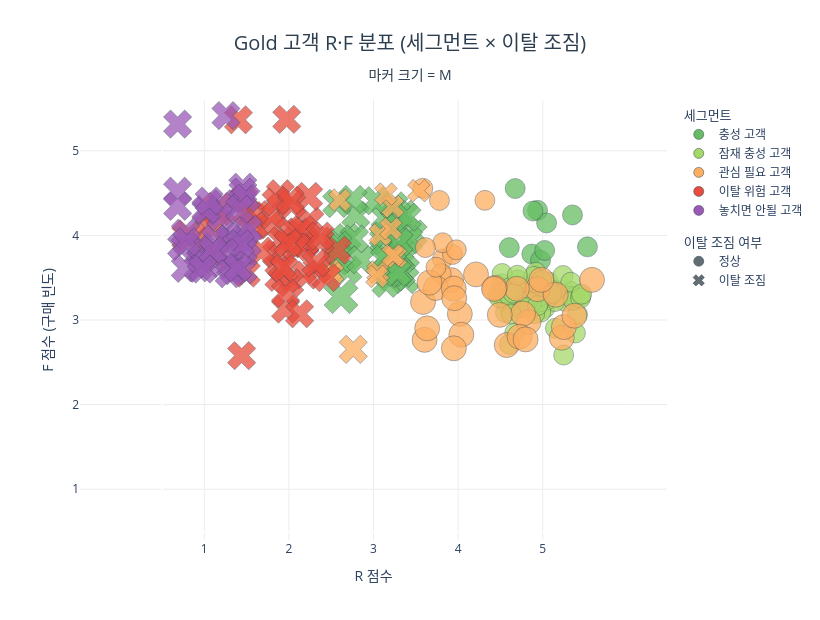

Notebook code cell kept with this figure:
### Code cell
fig = go.Figure()

seg_list = ['충성 고객', '잠재 충성 고객', '관심 필요 고객', '이탈 위험 고객', '놓치면 안될 고객']
symbol_map = {False: 'circle', True: 'x'}

# 데이터 트레이스 (legend 미표시)
for seg in seg_list:
    for is_churn in [False, True]:
        sub = h5_plot[(h5_plot['세그먼트'] == seg) & (h5_plot['이탈조짐'] == is_churn)]
        if len(sub) == 0:
            continue
        fig.add_trace(go.Scatter(
            x=sub['R_scale'],
            y=sub['F_scale'],
            mode='markers',
            name=seg,
            showlegend=False,
            marker=dict(
                color=seg_color_gold[seg],
                symbol=symbol_map[is_churn],
                size=sub['M'] * 5 + 5,
                opacity=0.75,
                line=dict(color='#2c3e50', width=0.5)
            )
        ))

# 세그먼트 legend
for seg in seg_list:
    fig.add_trace(go.Scatter(
        x=[None], y=[None],
        mode='markers',
        name=seg,
        legendgroup='세그먼트',
        legendgrouptitle=dict(text='세그먼트'),
        marker=dict(
            color=seg_color_gold[seg],
            symbol='circle',
            size=10,
            line=dict(color='#2c3e50', width=0.5)
        )
    ))

# 이탈조짐 legend
for is_churn, symbol, label in [(False, 'circle', '정상'), (True, 'x', '이탈 조짐')]:
    fig.add_trace(go.Scatter(
        x=[None], y=[None],
        mode='markers',
        name=label,
        legendgroup='이탈조짐',
        legendgrouptitle=dict(text='이탈 조짐 여부'),
        marker=dict(
            color='#636e72',
            symbol=symbol,
            size=10,
            line=dict(color='#2c3e50', width=0.5)
        )
    ))

fig.update_layout(
    title=dict(
        text='Gold 고객 R·F 분포 (세그먼트 × 이탈 조짐)<br><sub>마커 크기 = M</sub>',
        font=dict(size=20, color='#2c3e50'),
        x=0.5,
        xanchor='center'
    ),
    xaxis=dict(
        title='R 점수',
        gridcolor='#ececec',
        tickvals=[0.5, 1.5, 2.5, 3.5, 4.5],
        ticktext=['1', '2', '3', '4', '5'],
        range=[-0.1, 5.1]
    ),
    yaxis=dict(
        title='F 점수 (구매 빈도)',
        gridcolor='#ececec',
        tickvals=[0.5, 1.5, 2.5, 3.5, 4.5],
        ticktext=['1', '2', '3', '4', '5'],
        scaleanchor='x',
        scaleratio=1,
        range=[-0.1, 5.1]
    ),
    plot_bgcolor='white',
    width=820,
    height=620,
    legend=dict(
        x=1.02, y=1,
        xanchor='left', yanchor='top',
        tracegroupgap=12
    )
)
fig.show()

### Figure 1 — Plotly figure (JSON) as saved in the notebook; plotly's stock layout.template omitted (floating-point values rounded to 4 significant figures)
{"data": [{"marker": {"color": "#66bd63", "line": {"color": "#2c3e50", "width": 0.5}, "opacity": 0.75, "size": [20, 20, 20, 20, 20, 20, 20, 20, 20, 20], "symbol": "circle"}, "mode": "markers", "name": "충성 고객", "showlegend": false, "type": "scatter", "x": [4.371, 4.474, 4.852, 4.439, 4.546, 4.385, 4.523, 4.105, 5.028, 4.174], "y": [3.279, 3.205, 3.742, 3.796, 3.647, 3.788, 3.322, 3.355, 3.364, 4.054]}, {"marker": {"color": "#66bd63", "line": {"color": "#2c3e50", "width": 0.5}, "opacity": 0.75, "size": [30, 25, 25, 25, 25, 25, 25, 25, 25, 25, 30, 25, 25, 25, 25, 25, 25, 25, 25, 25, 25, 25, 25, 25, 25, 25, 25, 25, 25, 25, 25, 25, 25, 25, 25, 25], "symbol": "x"}, "mode": "markers", "name": "충성 고객", "showlegend": false, "type": "scatter", "x": [2.116, 2.073, 2.196, 2.083, 2.812, 2.189, 2.291, 2.276, 2.107, 2.638, 2.724, 2.872, 2.649, 2.855, 2.079, 2.712, 2.967, 2.649, 2.62, 2.354, 2.776, 2.877, 2.742, 2.829, 2.618, 2.797, 2.066, 2.915, 2.895, 2.528, 2.791, 2.805, 2.258, 2.633, 2.803, 2.778], "y": [2.776, 3.193, 3.095, 3.422, 3.331, 3.473, 3.737, 3.457, 3.226, 3.71, 3.042, 2.979, 3.239, 3.749, 3.382, 3.065, 3.516, 2.933, 3.436, 3.211, 3.754, 3.261, 3.849, 3.05, 3.491, 3.586, 3.877, 3.449, 3.714, 3.909, 3.244, 3.073, 3.924, 3.216, 3.419, 3.063]}, {"marker": {"color": "#a6d96a", "line": {"color": "#2c3e50", "width": 0.5}, "opacity": 0.75, "size": [20, 20, 20, 20, 20, 20, 20, 20, 20, 20, 20, 20, 20, 20, 20, 20, 20, 20, 20, 20, 20, 20, 20, 20, 20, 20, 20, 20, 20, 20, 20, 20, 20, 20, 20, 20, 20, 20, 20, 20, 20, 20, 20, 20, 20, 20, 20, 20, 20, 20, 20, 20, 20, 20, 20, 20, 20, 20, 20, 20, 20, 20, 20, 20, 20], "symbol": "circle"}, "mode": "markers", "name": "잠재 충성 고객", "showlegend": false, "type": "scatter", "x": [4.524, 4.758, 4.215, 4.458, 4.395, 4.29, 4.015, 4.07, 4.002, 4.826, 4.844, 4.439, 4.169, 4.82, 4.038, 4.203, 4.274, 4.42, 4.644, 4.541, 4.387, 4.138, 4.88, 4.91, 4.406, 4.108, 4.651, 4.567, 4.477, 4.389, 4.74, 4.205, 4.416, 4.4, 4.886, 4.295, 4.393, 4.06, 4.378, 4.405, 4.95, 4.021, 4.65, 4.86, 4.747, 4.461, 3.965, 3.988, 4.425, 4.486, 4.831, 4.468, 4.368, 4.106, 4.193, 4.106, 4.323, 4.151, 4.2, 4.287, 4.126, 4.947, 4.439, 4.609, 4.96], "y": [2.639, 2.722, 2.777, 2.881, 2.814, 2.887, 2.927, 2.706, 2.798, 2.842, 2.777, 2.743, 2.347, 2.782, 2.85, 2.641, 2.649, 3.064, 2.719, 2.732, 2.848, 2.744, 2.776, 2.566, 2.663, 2.212, 2.852, 2.949, 2.593, 2.881, 3.026, 2.974, 2.814, 2.86, 2.347, 2.818, 3.016, 2.587, 2.815, 2.574, 2.783, 3.049, 2.403, 2.734, 2.086, 2.714, 2.805, 2.763, 2.851, 2.97, 2.946, 2.781, 2.711, 2.878, 2.886, 2.787, 2.721, 2.817, 3.029, 2.648, 2.572, 2.759, 2.67, 2.814, 2.806]}, {"marker": {"color": "#fdae61", "line": {"color": "#2c3e50", "width": 0.5}, "opacity": 0.75, "size": [25, 25, 25, 20, 25, 25, 25, 20, 25, 25, 25, 25, 25, 20, 20, 25, 25, 25, 25, 25, 25, 25, 25, 25, 25, 20, 20, 20, 25, 25, 25, 25, 20, 20, 25, 20, 25, 25], "symbol": "circle"}, "mode": "markers", "name": "관심 필요 고객", "showlegend": false, "type": "scatter", "x": [4.725, 4.332, 3.104, 3.315, 3.085, 3.712, 3.417, 3.817, 4.267, 4.75, 3.52, 4.439, 4.195, 3.083, 3.301, 4.074, 3.237, 3.933, 4.226, 3.134, 3.538, 4.874, 3.161, 3.45, 3.448, 3.238, 3.434, 3.28, 4.298, 3.924, 4.653, 3.993, 3.318, 3.479, 4.483, 3.113, 3.454, 5.082], "y": [2.29, 2.475, 2.265, 3.219, 2.713, 3.039, 2.971, 3.914, 2.576, 2.417, 2.572, 2.864, 2.869, 4.057, 3.048, 2.204, 2.878, 2.88, 2.303, 2.401, 2.326, 2.551, 2.941, 2.166, 2.872, 3.124, 3.274, 3.913, 2.271, 2.867, 2.799, 2.561, 3.413, 3.33, 2.974, 3.356, 2.758, 2.974]}, {"marker": {"color": "#fdae61", "line": {"color": "#2c3e50", "width": 0.5}, "opacity": 0.75, "size": [20, 20, 20, 20, 20, 20, 20, 20, 20, 20, 20, 25, 20], "symbol": "x"}, "mode": "markers", "name": "관심 필요 고객", "showlegend": false, "type": "scatter", "x": [2.101, 2.727, 3.036, 2.581, 1.993, 2.553, 2.706, 2.762, 2.647, 2.018, 2.73, 2.261, 2.541], "y": [3.917, 3.839, 4.028, 3.507, 3.083, 3.067, 3.579, 3.248, 3.988, 3.05, 3.264, 2.153, 3.015]}, {"marker": {"color": "#e74c3c", "line": {"color": "#2c3e50", "width": 0.5}, "opacity": 0.75, "size": [25, 25, 25, 25, 25, 25, 25, 25, 25, 25, 25, 25, 25, 25, 25, 30, 25, 25, 25, 25, 25, 30, 30, 25, 25, 25, 25, 25, 25, 25, 25, 25, 25, 25, 25, 25, 25, 30, 25, 25, 25, 25, 25, 25], "symbol": "x"}, "mode": "markers", "name": "이탈 위험 고객", "showlegend": false, "type": "scatter", "x": [1.611, 1.832, 1.691, 1.279, 1.749, 1.412, 1.353, 1.382, 1.519, 0.9968, 1.687, 1.706, 0.9676, 0.9419, 1.734, 0.6685, 1.51, 0.904, 1.667, 0.9968, 1.398, 0.5987, 0.6285, 2.074, 1.063, 1.299, 1.349, 1.461, 1.084, 1.475, 1.868, 1.532, 1.415, 1.944, 1.87, 1.586, 1.17, 0.3147, 1.514, 1.443, 1.49, 1.461, 1.819, 1.627], "y": [3.541, 3.094, 3.41, 3.624, 3.668, 3.436, 3.277, 3.003, 3.555, 3.055, 3.399, 3.031, 3.931, 2.079, 3.96, 3.809, 2.938, 4.866, 3.569, 3.778, 3.993, 3.602, 3.283, 3.326, 3.733, 3.746, 3.897, 2.629, 3.613, 4.872, 3.433, 3.865, 3.131, 3.002, 3.492, 3.361, 3.313, 3.484, 3.915, 3.107, 3.41, 2.816, 3.173, 2.574]}, {"marker": {"color": "#9b59b6", "line": {"color": "#2c3e50", "width": 0.5}, "opacity": 0.75, "size": [25, 25, 25, 25, 25, 25, 25, 25, 25, 25, 25, 25, 25, 25, 25, 25, 25, 25, 25, 25, 25, 25, 25, 25, 25, 25, 25, 25, 25, 25, 25, 25, 25, 25, 25, 25, 25], "symbol": "x"}, "mode": "markers", "name": "놓치면 안될 고객", "showlegend": false, "type": "scatter", "x": [1.008, 0.8006, 0.8103, 0.5207, 0.7187, 0.8075, 0.691, 0.8554, 0.9559, 0.9276, 1.019, 0.4232, 0.9598, 0.96, 0.4526, 0.5202, 0.2757, 0.2319, 0.9261, 0.9563, 0.5527, 0.1847, 0.6261, 0.1852, 0.7407, 0.7562, 0.4641, 0.5577, 0.2768, 0.5997, 0.1849, 0.4829, 0.9933, 0.7947, 0.9178, 0.8968, 0.2937], "y": [3.402, 3.461, 3.147, 3.786, 3.874, 3.421, 3.717, 3.08, 4.069, 3.492, 3.571, 3.116, 3.091, 3.326, 3.369, 3.806, 3.11, 3.371, 3.4, 4.011, 3.167, 4.022, 3.457, 3.843, 3.299, 4.916, 3.213, 3.906, 3.526, 3.322, 4.815, 3.102, 3.937, 3.047, 3.809, 3.118, 3.424]}, {"legendgroup": "세그먼트", "legendgrouptitle": {"text": "세그먼트"}, "marker": {"color": "#66bd63", "line": {"color": "#2c3e50", "width": 0.5}, "size": 10, "symbol": "circle"}, "mode": "markers", "name": "충성 고객", "type": "scatter", "x": [null], "y": [null]}, {"legendgroup": "세그먼트", "legendgrouptitle": {"text": "세그먼트"}, "marker": {"color": "#a6d96a", "line": {"color": "#2c3e50", "width": 0.5}, "size": 10, "symbol": "circle"}, "mode": "markers", "name": "잠재 충성 고객", "type": "scatter", "x": [null], "y": [null]}, {"legendgroup": "세그먼트", "legendgrouptitle": {"text": "세그먼트"}, "marker": {"color": "#fdae61", "line": {"color": "#2c3e50", "width": 0.5}, "size": 10, "symbol": "circle"}, "mode": "markers", "name": "관심 필요 고객", "type": "scatter", "x": [null], "y": [null]}, {"legendgroup": "세그먼트", "legendgrouptitle": {"text": "세그먼트"}, "marker": {"color": "#e74c3c", "line": {"color": "#2c3e50", "width": 0.5}, "size": 10, "symbol": "circle"}, "mode": "markers", "name": "이탈 위험 고객", "type": "scatter", "x": [null], "y": [null]}, {"legendgroup": "세그먼트", "legendgrouptitle": {"text": "세그먼트"}, "marker": {"color": "#9b59b6", "line": {"color": "#2c3e50", "width": 0.5}, "size": 10, "symbol": "circle"}, "mode": "markers", "name": "놓치면 안될 고객", "type": "scatter", "x": [null], "y": [null]}, {"legendgroup": "이탈조짐", "legendgrouptitle": {"text": "이탈 조짐 여부"}, "marker": {"color": "#636e72", "line": {"color": "#2c3e50", "width": 0.5}, "size": 10, "symbol": "circle"}, "mode": "markers", "name": "정상", "type": "scatter", "x": [null], "y": [null]}, {"legendgroup": "이탈조짐", "legendgrouptitle": {"text": "이탈 조짐 여부"}, "marker": {"color": "#636e72", "line": {"color": "#2c3e50", "width": 0.5}, "size": 10, "symbol": "x"}, "mode": "markers", "name": "이탈 조짐", "type": "scatter", "x": [null], "y": [null]}], "layout": {"height": 620, "legend": {"tracegroupgap": 12, "x": 1.02, "xanchor": "left", "y": 1, "yanchor": "top"}, "plot_bgcolor": "white", "title": {"font": {"color": "#2c3e50", "size": 20}, "text": "Gold 고객 R·F 분포 (세그먼트 × 이탈 조짐)<br><sub>마커 크기 = M</sub>", "x": 0.5, "xanchor": "center"}, "width": 820, "xaxis": {"gridcolor": "#ececec", "range": [-0.1, 5.1], "ticktext": ["1", "2", "3", "4", "5"], "tickvals": [0.5, 1.5, 2.5, 3.5, 4.5], "title": {"text": "R 점수"}}, "yaxis": {"gridcolor": "#ececec", "range": [-0.1, 5.1], "scaleanchor": "x", "scaleratio": 1, "ticktext": ["1", "2", "3", "4", "5"], "tickvals": [0.5, 1.5, 2.5, 3.5, 4.5], "title": {"text": "F 점수 (구매 빈도)"}}}}
